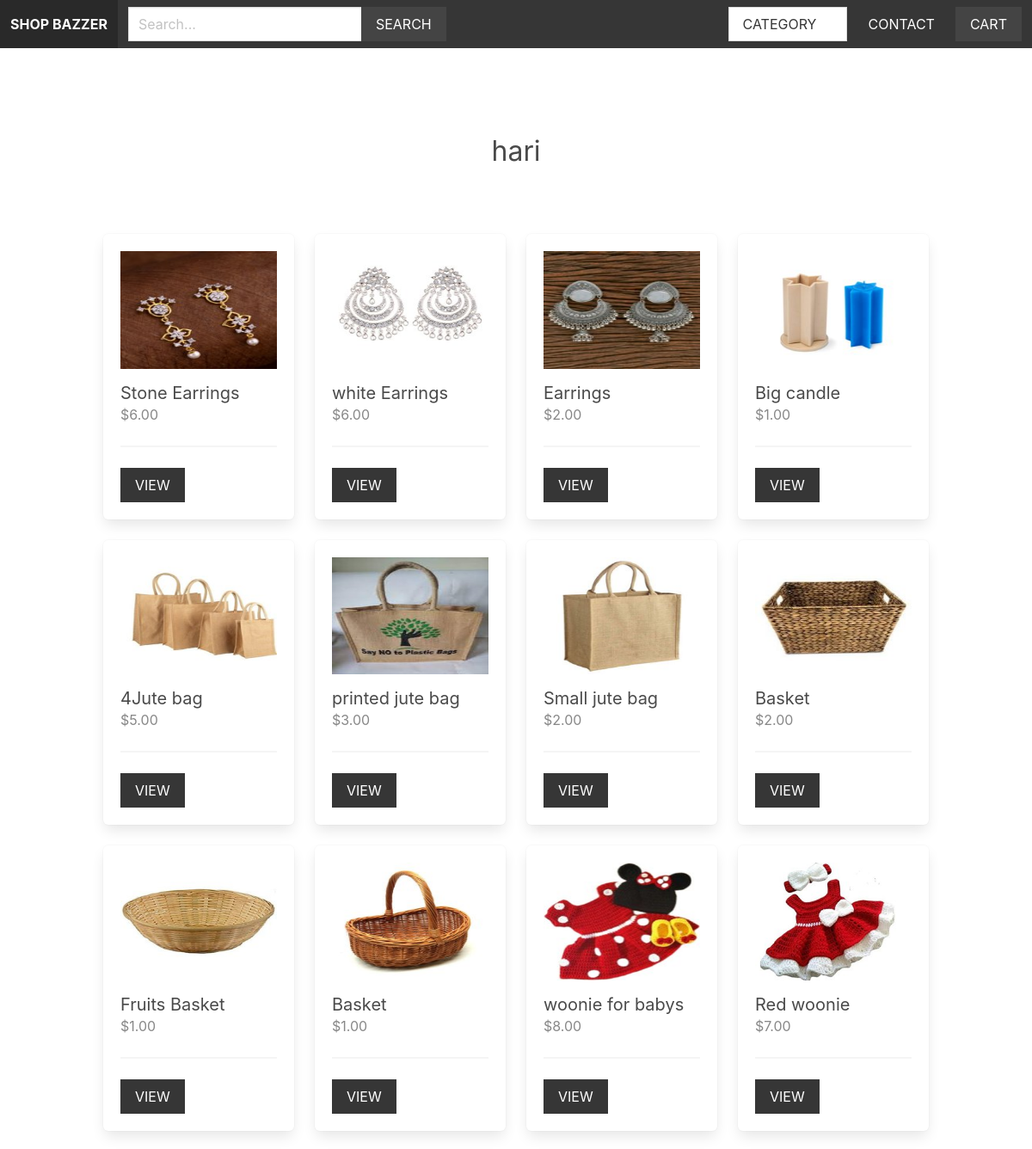
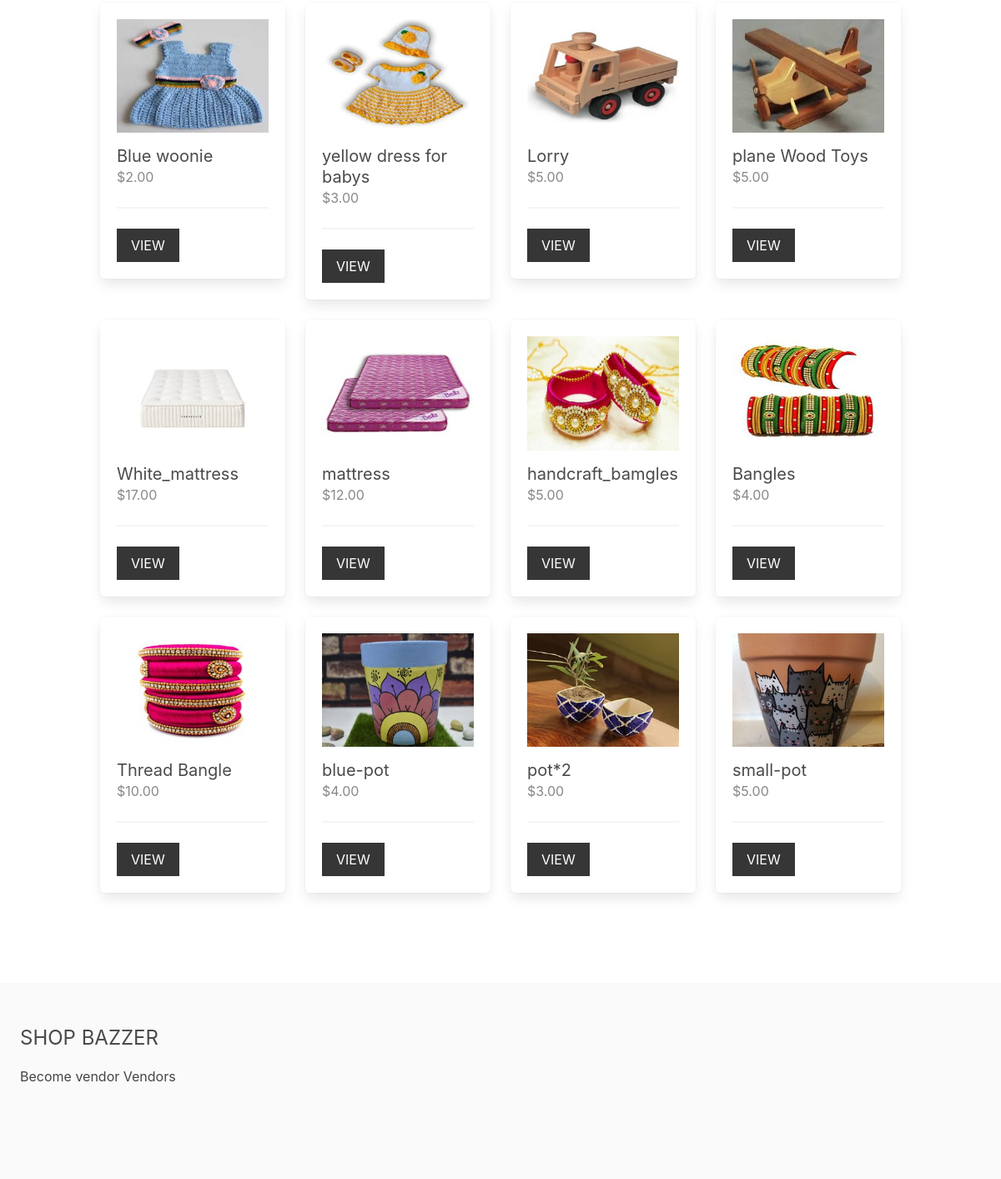
/vendors/5/, run on the app's committed database (2 pictures, top to bottom).
### apps/vendor/models.py (models this page shows, shortened)
class Vendor(models.Model):
    name = models.CharField(max_length=255)
    created_at = models.DateTimeField(auto_now_add=True)
    created_by = models.OneToOneField(User, related_name='vendor', on_delete=models.CASCADE)
    class Meta:
        ordering = ['name']

### apps/product/models.py (models this page shows, shortened)
class Product(models.Model):
    category = models.ForeignKey(Category, related_name='products', on_delete=models.CASCADE)
    vendor = models.ForeignKey(Vendor, related_name='products', on_delete=models.CASCADE)
    title = models.CharField(max_length=255)
    slug = models.SlugField(max_length=255)
    description = models.TextField(blank=True, null=True)
    price = models.DecimalField(max_digits=6, decimal_places=2)
    date_added = models.DateTimeField(auto_now_add=True)
    image = models.ImageField(upload_to='uploads/', blank=True, null=True)
    thumbnail = models.ImageField(upload_to='uploads/', blank=True, null=True)
    class Meta:
        ordering = ['-date_added']
    def get_thumbnail(self):
        if self.thumbnail:
            return self.thumbnail.url

### apps/vendor/views.py (the view)
# urls.py: path('<int:vendor_id>/', views.vendor, name='vendor'),
def vendor(request, vendor_id):
    vendor = get_object_or_404(Vendor, pk=vendor_id)
    return render(request, 'vendor/vendor.html', {'vendor': vendor})

### apps/cart/cart.py (called while the page is built)
    def __len__(self):
        return sum(item['quantity'] for item in self.cart.values())

### apps/cart/context_processors.py (called while the page is built)
def cart(request):
    return {'cart': Cart(request)}

### apps/product/context_processors.py (called while the page is built)
def menu_categories(request):
    categories = Category.objects.all()
    return {'menu_categories': categories}

### apps/vendor/templates/vendor/vendor.html (shortened to what this page needs)
{% extends 'core/base.html' %}
{% block content %}
    <div class="columns is-multiline mb-6">
        <div class="column is-12 has-text-centered mt-6 mb-6">
            <h2 class="is-size-3">{{ vendor.name }}</h2>
        </div>
        {% for product in vendor.products.all %}
            {% include 'product/parts/list_item.html' %}
        {% endfor %}
    </div>
{% endblock %}

### apps/product/templates/product/parts/list_item.html
<div class="column is-3 product-list-item">
    <div class="box">
        <figure class="image is-4by3 mb-4">
            <img src="{{ product.get_thumbnail }}">
        </figure>
        <h2 class="subtitle">{{ product.title }}</h2>
        <h3 class="price is-size-6 mb-5">${{ product.price }}</h3>
        <hr>
        <a href="{% url 'product' product.category.slug product.slug %}" class="button is-dark is-uppercase">View</a>
    </div>
</div>

### static/styles/main.css (style rules this page uses)
.input, .button { border-radius: 0; }
.product-list-item .box .subtitle { margin-bottom: 0; }
.product-list-item .box .price { color: #888; }

### data on the page
Vendor: name "hari"
Product: get_thumbnail (picture), title "Stone Earrings", price "6.00"
Product: get_thumbnail (picture), title "white Earrings", price "6.00"
Product: get_thumbnail (picture), title "Earrings", price "2.00"
Product: get_thumbnail (picture), title "Big candle", price "1.00"
Product: get_thumbnail (picture), title "4Jute bag", price "5.00"
Product: get_thumbnail (picture), title "printed jute bag", price "3.00"
Product: get_thumbnail (picture), title "Small jute bag", price "2.00"
Product: get_thumbnail (picture), title "Basket", price "2.00"
Product: get_thumbnail (picture), title "Fruits Basket", price "1.00"
Product: get_thumbnail (picture), title "Basket", price "1.00"
Product: get_thumbnail (picture), title "woonie for babys", price "8.00"
Product: get_thumbnail (picture), title "Red woonie", price "7.00"
Product: get_thumbnail (picture), title "Blue woonie", price "2.00"
Product: get_thumbnail (picture), title "yellow dress for babys", price "3.00"
Product: get_thumbnail (picture), title "Lorry", price "5.00"
Product: get_thumbnail (picture), title "plane Wood Toys", price "5.00"
Product: get_thumbnail (picture), title "White_mattress", price "17.00"
Product: get_thumbnail (picture), title "mattress", price "12.00"
Product: get_thumbnail (picture), title "handcraft_bamgles", price "5.00"
Product: get_thumbnail (picture), title "Bangles", price "4.00"
Product: get_thumbnail (picture), title "Thread Bangle", price "10.00"
Product: get_thumbnail (picture), title "blue-pot", price "4.00"
Product: get_thumbnail (picture), title "pot*2", price "3.00"
Product: get_thumbnail (picture), title "small-pot", price "5.00"
